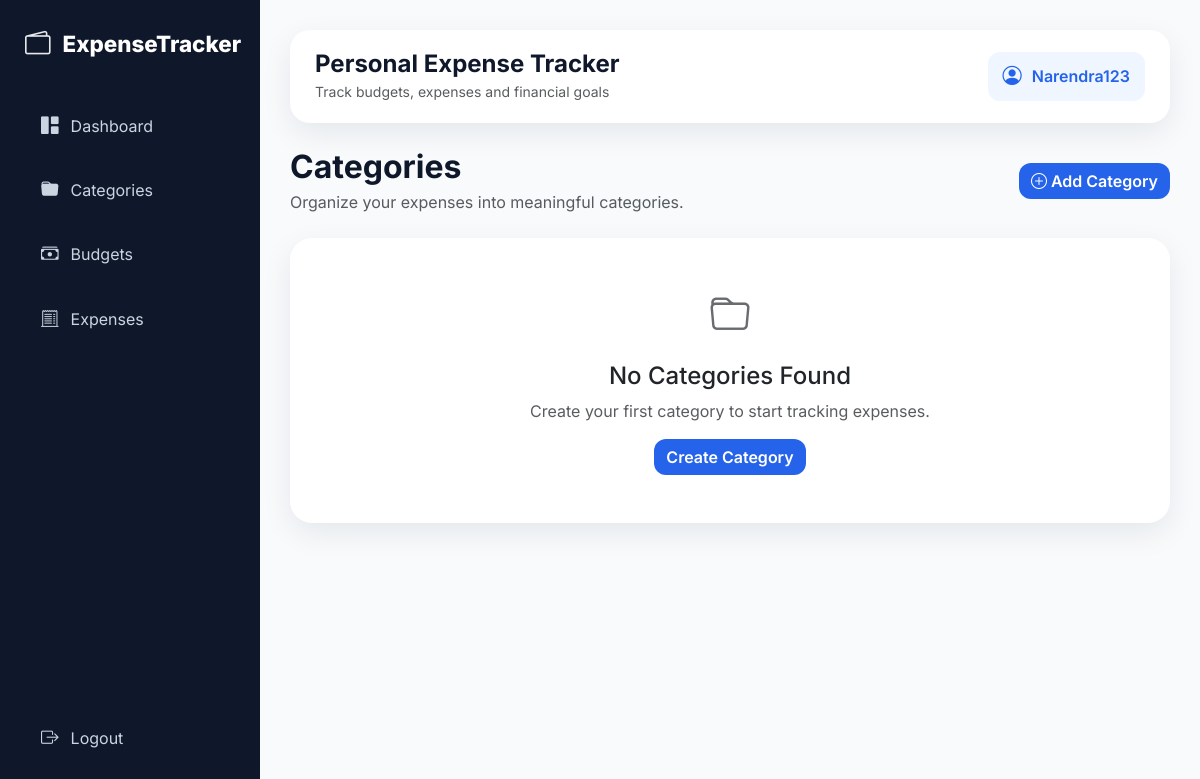
Page /categories/ (signed in) on the earlier database version.
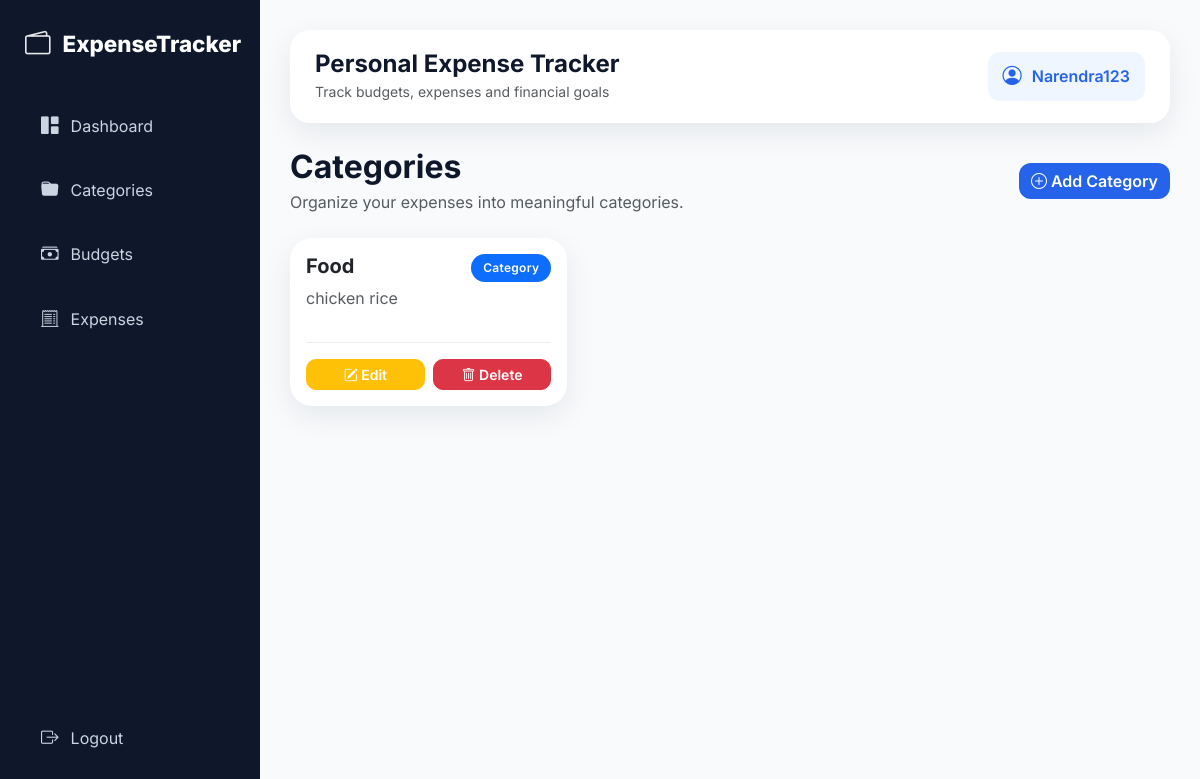
Same page on the later database version.
### expenses/models.py (models this page shows, shortened)
class Category(models.Model):
    user = models.ForeignKey(settings.AUTH_USER_MODEL, on_delete=models.CASCADE, related_name="categories")
    name = models.CharField(max_length=120)
    description = models.TextField(blank=True)
    class Meta:
        unique_together = ("user", "name")
        ordering = ["name"]

### expenses/views.py (the view)
# urls.py: path("categories/", views.category_list, name="category_list"),
@login_required
def category_list(request):
    return render(request, "category/category_list.html", {"categories": Category.objects.filter(user=request.user)})

### templates/category/category_list.html
{% extends "base.html" %}
{% block content %}
<div class="d-flex justify-content-between align-items-center mb-4">
    <div>
        <h2 class="fw-bold mb-1">
            Categories
        </h2>
        <p class="text-muted mb-0">
            Organize your expenses into meaningful categories.
        </p>
    </div>
    <a href="{% url 'category_create' %}"
       class="btn btn-primary">
        <i class="bi bi-plus-circle"></i>
        Add Category
    </a>
</div>
{% if categories %}
<div class="row g-4">
    {% for category in categories %}
    <div class="col-md-6 col-lg-4">
        <div class="card h-100">
            <div class="card-body">
                <div class="d-flex justify-content-between align-items-start">
                    <div>
                        <h5 class="fw-bold mb-2">
                            {{ category.name }}
                        </h5>
                        <p class="text-muted mb-3">
                            {{ category.description|default:"No description available." }}
                        </p>
                    </div>
                    <span class="badge bg-primary">
                        Category
                    </span>
                </div>
                <hr>
                <div class="d-flex gap-2">
                    <a href="{% url 'category_update' category.id %}"
                       class="btn btn-warning btn-sm">
                        <i class="bi bi-pencil-square"></i>
                        Edit
                    </a>
                    <a href="{% url 'category_delete' category.id %}"
                       class="btn btn-danger btn-sm">
                        <i class="bi bi-trash"></i>
                        Delete
                    </a>
                </div>
            </div>
        </div>
    </div>
    {% endfor %}
</div>
{% else %}
<div class="card">
    <div class="card-body text-center py-5">
        <i class="bi bi-folder fs-1 text-muted"></i>
        <h4 class="mt-3">
            No Categories Found
        </h4>
        <p class="text-muted">
            Create your first category to start tracking expenses.
        </p>
        <a href="{% url 'category_create' %}"
           class="btn btn-primary">
           Create Category
        </a>
    </div>
</div>
{% endif %}
{% endblock %}

Differences in the rows shown:
added Category: name "Food", description "chicken rice"
Other differences:
text no longer shown: "No Categories Found Create your first category to start tracking expenses. Create Category"
